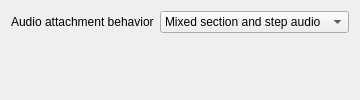


<ui version="4.0" >
 <author></author>
 <comment></comment>
 <exportmacro></exportmacro>
 <class>Form</class>

        <widget class="QWidget" name="paceOp">
         <layout class="QFormLayout" name="formLayout_8">
          <item row="0" column="1">
           <widget class="QComboBox" name="comboBox">
            <item>
             <property name="text">
              <string>Mixed section and step audio</string>
             </property>
            </item>
            <item>
             <property name="text">
              <string>Section audio only</string>
             </property>
            </item>
            <item>
             <property name="text">
              <string>Step audio only</string>
             </property>
            </item>
           </widget>
          </item>
          <item row="0" column="0">
           <widget class="QLabel" name="label_8">
            <property name="text">
             <string>Audio attachment behavior</string>
            </property>
           </widget>
          </item>
         </layout>
        </widget>

 <pixmapfunction></pixmapfunction>
 <connections/>
</ui>
